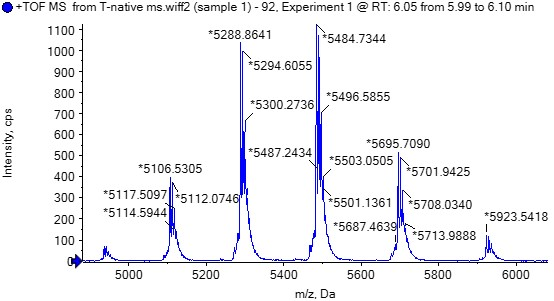
#> input picture 123123/p1.jpg, 554 x 301 px, given in place of p1.png, which was not available
$ python find_highest_peak_from_screenshot.py
#> lines starting #> are read from the running program, lines starting #| are printed output that depends on the picture; after the words box and inside, x2 and y2 are one past the last pixel; in counts of white or black regions, pixels touching at a corner belong together; pictures that were not available may be replaced by others from this repository, and a replacement may not be noted
import cv2
import numpy as np
import matplotlib.pyplot as plt
from scipy.signal import find_peaks, savgol_filter


def merge_boxes(boxes, x_gap=10, min_y_overlap=50):
    """Merge nearby bounding boxes that belong to the same plot."""
    if not boxes:
        return []
    boxes = sorted(boxes, key=lambda b: b[0])
    merged = [boxes[0][:4]]
    for b in boxes[1:]:
        x1, y1, x2, y2, _ = b
        lx1, ly1, lx2, ly2 = merged[-1]
        y_overlap = min(ly2, y2) - max(ly1, y1)
        if x1 <= lx2 + x_gap and y_overlap > min_y_overlap:
            merged[-1] = [min(lx1, x1), min(ly1, y1), max(lx2, x2), max(ly2, y2)]
        else:
            merged.append([x1, y1, x2, y2])
    return merged


def extract_curve_top_y(roi_mask):
    """For each x column, extract the top-most blue pixel as curve height."""
    cols = np.where(roi_mask.sum(axis=0) > 0)[0]
    if len(cols) == 0:
        return None, None

    xs, ys = [], []
    for c in cols:
        rows = np.where(roi_mask[:, c] > 0)[0]
        if len(rows) == 0:
            continue
        xs.append(c)
        ys.append(rows.min())  # smaller y = visually higher peak

    xs = np.array(xs)
    ys = np.array(ys, dtype=float)
    return xs, ys


def detect_highest_peak(image_path, show_debug=False):
#> called with image_path = 'p1.png', show_debug = True
    img = cv2.imread(image_path)
#> img is the input picture: shape (301, 554, 3); mean B, G, R 243.4, 240.7, 240.7
    if img is None:
        raise FileNotFoundError(f"Cannot read image: {image_path}")

    img_rgb = cv2.cvtColor(img, cv2.COLOR_BGR2RGB)
    hsv = cv2.cvtColor(img, cv2.COLOR_BGR2HSV)
#> hsv: shape (301, 554, 3); mean H, S, V 13.8, 5.6, 243.6

    # Blue curve mask. This works well for screenshots similar to your example.
    lower_blue = np.array([90, 50, 50])
    upper_blue = np.array([140, 255, 255])
    blue_mask = cv2.inRange(hsv, lower_blue, upper_blue)
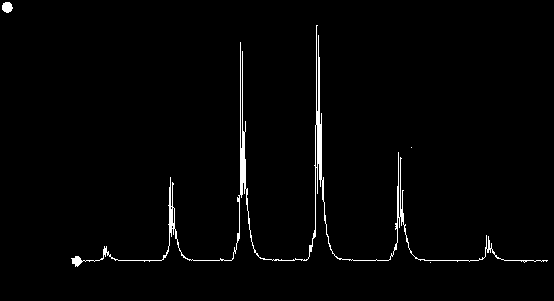
#> blue_mask: shape (301, 554); 1.7% white; 4 white regions (2 under 20 px), largest, box (x1, y1, x2, y2) and area: (71, 25, 548, 267) 2782, (2, 2, 13, 13) 93

    # Connected components: keep only the large blue components (actual curves)
    num_labels, labels, stats, centroids = cv2.connectedComponentsWithStats(blue_mask, 8)
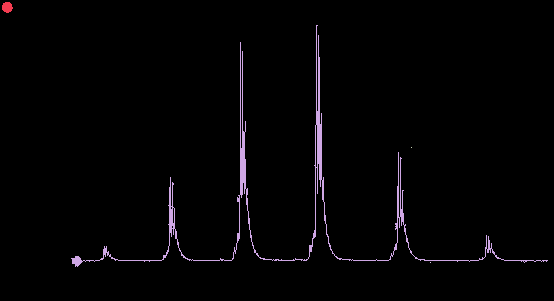
#> labels: shape (301, 554) int32; 5 distinct labels, from 0 to 4; one colour per label, 0 black
#> num_labels = 5; stats = [[0, 0, 554, 301, 163877], [2, 2, 11, 11, 93], [71, 25, 477, 242, 2782], [411, 147, 1, 1, 1], [430, 262, 1, 1, 1]]; centroids = [[276.4, 149.4], [6.8, 6.86], [288.4, 190.1], [411, 147], [430, 262]]
    boxes = []
    for i in range(1, num_labels):
        x, y, w, h, area = stats[i]
        if area > 500:  # remove legend dots / small icons / noise
            boxes.append([x, y, x + w, y + h, area])
#> this loop made 4 passes
#> after the loop, boxes = [[71, 25, 548, 267, 2782]]

    plot_boxes = merge_boxes(boxes, x_gap=10, min_y_overlap=50)
#> in merge_boxes, `merged = [boxes[0][:4]]`: merged = [[71, 25, 548, 267]]
#> plot_boxes = [[71, 25, 548, 267]]
    if not plot_boxes:
        raise RuntimeError("No plot area detected. Try adjusting the blue threshold or screenshot quality.")

    results = []
    annotated = img_rgb.copy()

    for idx, (x1, y1, x2, y2) in enumerate(plot_boxes, start=1):
        roi_mask = blue_mask[y1:y2, x1:x2]
        xs, ys = extract_curve_top_y(roi_mask)
        if xs is None:
            continue

        # Interpolate across gaps so we get a continuous 1D curve
        full_x = np.arange(xs.min(), xs.max() + 1)
        full_y = np.interp(full_x, xs, ys)

        # Light smoothing to suppress screenshot aliasing
        window = min(11, len(full_y) if len(full_y) % 2 == 1 else len(full_y) - 1)
        if window < 5:
            window = 5 if len(full_y) >= 5 else (len(full_y) // 2) * 2 + 1
        smooth_y = savgol_filter(full_y, window_length=window, polyorder=2)

        # High peak = smaller image y, so detect peaks on -y
        signal = -smooth_y
        peaks, props = find_peaks(signal, prominence=3, distance=15)

        if len(peaks) == 0:
            best_i = int(np.argmin(smooth_y))
        else:
            best_i = peaks[np.argmax(signal[peaks])]

        peak_x = int(full_x[best_i] + x1)
        peak_y = float(smooth_y[best_i] + y1)

        results.append({
            "plot_index": idx,
            "roi": (int(x1), int(y1), int(x2), int(y2)),
            "peak_pixel": (peak_x, round(peak_y, 2)),
        })

        # Draw result on the original image
        cv2.rectangle(annotated, (x1, y1), (x2, y2), (0, 180, 0), 2)
        cv2.circle(annotated, (peak_x, int(round(peak_y))), 8, (255, 0, 0), 2)
        cv2.putText(
            annotated,
            f"Highest peak {idx}",
            (peak_x + 10, max(20, int(round(peak_y)) - 10)),
            cv2.FONT_HERSHEY_SIMPLEX,
            0.8,
            (255, 0, 0),
            2,
            cv2.LINE_AA,
        )

        if show_debug:
            plt.figure(figsize=(8, 3))
            plt.plot(full_x + x1, smooth_y + y1, label="curve top")
            if len(peaks) > 0:
                plt.scatter(full_x[peaks] + x1, smooth_y[peaks] + y1, s=20, label="candidate peaks")
            plt.scatter([peak_x], [peak_y], s=50, label="highest peak")
            plt.gca().invert_yaxis()
            plt.title(f"Plot {idx}")
            plt.legend()
            plt.tight_layout()
            plt.show()
#> this loop made 1 pass
#> (idx, x1, y1, x2, y2, peaks, best_i) on pass 1: (1, 71, 25, 548, 267, [35, 100, 171, 247, 329, 417], 247)
#> pass 1, in detect_highest_peak, `roi_mask = blue_mask[y1:y2, x1:x2]`:
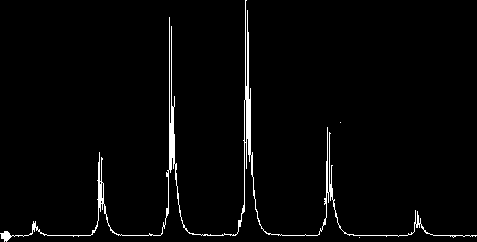
#> roi_mask: shape (242, 477); 2.4% white in thin lines or dots
#> pass 1, in detect_highest_peak, `plt.show()`:
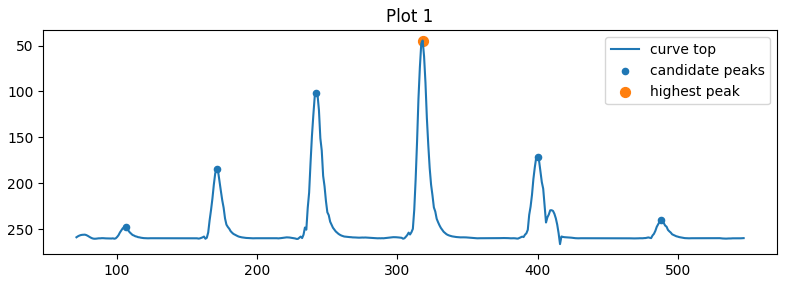
#> figure drawn by matplotlib, 1 panel; curve peaks at x = 416, y = 266.4
#> after the loop:
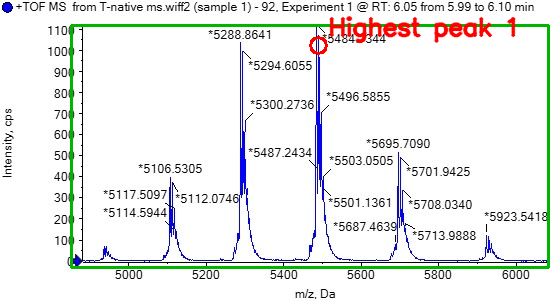
#> annotated: shape (301, 554, 3); mean R, G, B 234.9, 236.6, 235
#> after the loop, results = 1 item

    # Show final annotated result
    plt.figure(figsize=(16, 5))
    plt.imshow(annotated)
    plt.axis("off")
    plt.title("Detected highest peak in each plot")
    plt.tight_layout()
    plt.show()

    print("\nDetection results:")
    for r in results:
        print(f"Plot {r['plot_index']}: highest peak pixel = {r['peak_pixel']}, ROI = {r['roi']}")
#> this loop made 1 pass
#| Plot 1: highest peak pixel = (318, 44.52), ROI = (71, 25, 548, 267)

    return results


if __name__ == "__main__":
    # 把这里改成你的截图路径
    image_path = "p1.png"

    # True 会额外显示每张子图的 1D 峰检测过程
    detect_highest_peak(image_path, show_debug=True)

$ run again, with 123123/p2.jpg copied over 123123/p1.jpg
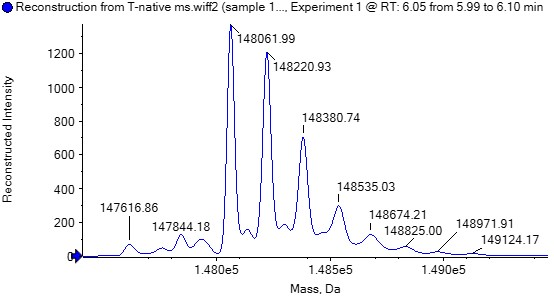
#> input picture 123123/p2.jpg, 554 x 296 px, given in place of p1.png, which was not available
#> in detect_highest_peak, img is the input picture: shape (296, 554, 3); mean B, G, R 246.2, 245.1, 245.1
#> hsv: shape (296, 554, 3); mean H, S, V 11.8, 2.8, 246.4
#> in detect_highest_peak, `blue_mask = cv2.inRange(hsv, lower_blue, upper_blue)`:
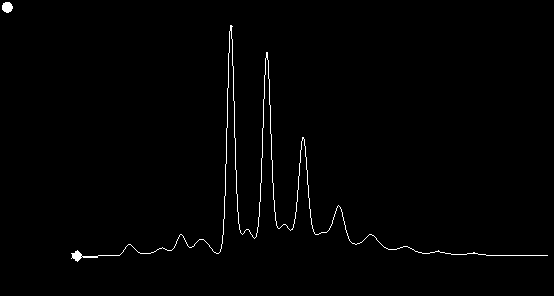
#> blue_mask: shape (296, 554); 1% white in thin lines or dots, all inside (x1, y1, x2, y2) = (2, 2, 548, 262)
#> labels: shape (296, 554) int32; 3 distinct labels, from 0 to 2
#> num_labels = 3; stats = [[0, 0, 554, 296, 162345], [2, 2, 11, 11, 94], [71, 25, 477, 237, 1545]]; centroids = [[276.8, 147.3], [6.85, 6.85], [265, 182.2]]
#> the loop in detect_highest_peak, `for i in range(1, num_labels):` made 2 passes
#> after the loop in detect_highest_peak, `for i in range(1, num_labels):`: boxes = [[71, 25, 548, 262, 1545]]
#> merged = [[71, 25, 548, 262]]
#> the loop in detect_highest_peak, `for idx, (x1, y1, x2, y2) in enumerate(plot_boxes, start=1):` made 1 pass
#> (idx, x1, y1, x2, y2, peaks, best_i) on pass 1: (1, 71, 25, 548, 262, [6, 58, 110, 130, 159, 176, 195, 213, 232, 267, 299, 334], 159)
#> after the loop in detect_highest_peak, `for idx, (x1, y1, x2, y2) in enumerate(plot_boxes, start=1):`:
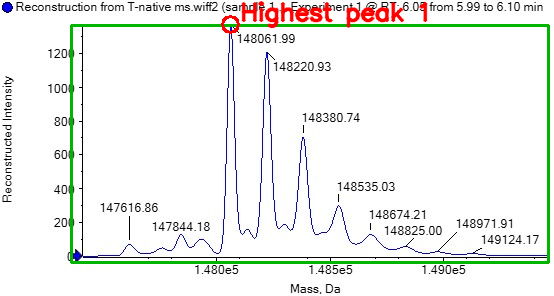
#> annotated: shape (296, 554, 3); mean R, G, B 238.9, 240.9, 237.3
#> after the loop in detect_highest_peak, `for idx, (x1, y1, x2, y2) in enumerate(plot_boxes, start=1):`: results = 1 item
#> the loop in detect_highest_peak, `for r in results:` made 1 pass
#| Plot 1: highest peak pixel = (230, 24.11), ROI = (71, 25, 548, 262)

$ run again, with 123123/p2.png saved as 123123/p1.jpg
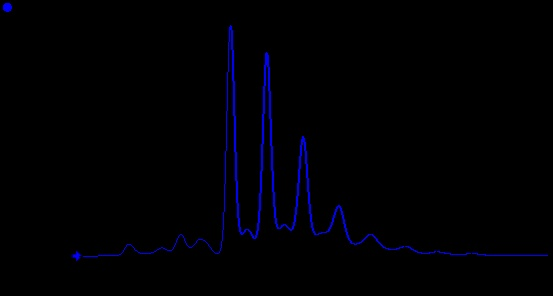
#> input picture 123123/p2.png, 553 x 296 px, given in place of p1.png, which was not available
#> in detect_highest_peak, img is the input picture: shape (296, 553, 3); mean B, G, R 3.9, 0.2, 0.2
#> hsv: shape (296, 553, 3); mean H, S, V 11.1, 29.2, 4
#> blue_mask: shape (296, 553); 2.9% white; 2 white regions, box (x1, y1, x2, y2) and area: (71, 25, 548, 261) 4688, (2, 2, 13, 13) 90
#> labels: shape (296, 553) int32; 3 distinct labels, from 0 to 2
#> num_labels = 3; stats = [[0, 0, 553, 296, 158910], [2, 2, 11, 11, 90], [71, 25, 477, 236, 4688]]; centroids = [[276.2, 146.8], [6.83, 6.77], [273.9, 173.8]]
#> the loop in detect_highest_peak, `for i in range(1, num_labels):` made 2 passes
#> after the loop in detect_highest_peak, `for i in range(1, num_labels):`: boxes = [[71, 25, 548, 261, 4688]]
#> merged = [[71, 25, 548, 261]]
#> the loop in detect_highest_peak, `for idx, (x1, y1, x2, y2) in enumerate(plot_boxes, start=1):` made 1 pass
#> (idx, x1, y1, x2, y2, peaks, best_i) on pass 1: (1, 71, 25, 548, 261, [6, 57, 109, 129, 159, 176, 195, 232, 267, 299], 159)
#> pass 1, in detect_highest_peak, `roi_mask = blue_mask[y1:y2, x1:x2]`:
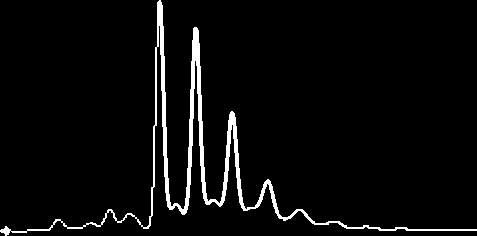
#> roi_mask: shape (236, 477); 4.2% white; 1 white region, box (x1, y1, x2, y2) and area: (0, 0, 477, 236) 4688
#> after the loop in detect_highest_peak, `for idx, (x1, y1, x2, y2) in enumerate(plot_boxes, start=1):`:
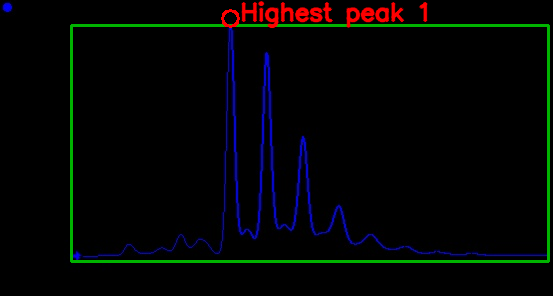
#> annotated: shape (296, 553, 3); mean R, G, B 2.9, 4.8, 3.9
#> after the loop in detect_highest_peak, `for idx, (x1, y1, x2, y2) in enumerate(plot_boxes, start=1):`: results = 1 item
#> the loop in detect_highest_peak, `for r in results:` made 1 pass
#| Plot 1: highest peak pixel = (230, 17.52), ROI = (71, 25, 548, 261)
